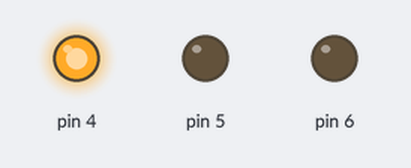
The sketch below on a simulated Arduino Uno, built with avr-gcc and run on an emulated ATmega328P. Parts: output pins drawn as LEDs (lit = HIGH).

Above: at 0.75 s.
At 2.45 s:
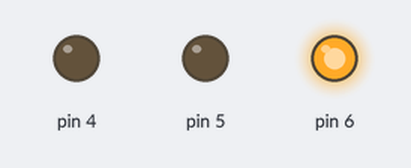
At 3.15 s:
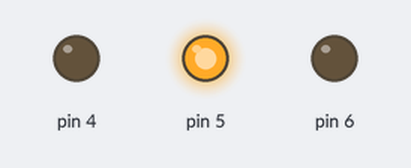
At 4.9 s:
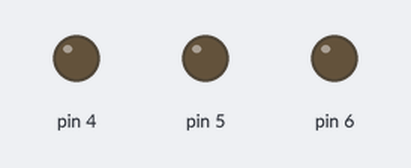
Timing chart, 0 to 6.6 s (numbered marks = the images above):
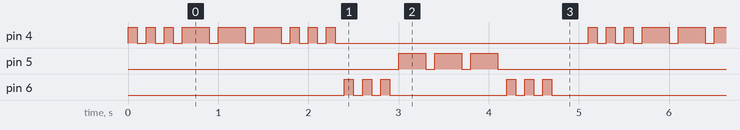

The sketch:

sketch_may27m.ino
```cpp
const int time = 100;
const int wating = 100;

void setup() {
  // put your setup code here, to run once:
pinMode(4,OUTPUT);
pinMode(5,OUTPUT);
pinMode(6,OUTPUT);
}

void loop() {
  // put your main code here, to run repeatedly:
morse_s();
morse_o();
morse_s();
morse_s_1();
morse_o_1();
morse_s_1();
delay(300);
}

void morse_s()
{
  dot();
  dot();
  dot();
}

void morse_o()
{
  bar();
  bar();
  bar();
}

void morse_s_1()
{
  dot_1();
  dot_1();
  dot_1();
}

void morse_o_1()
{
  bar_1();
  bar_1();
  bar_1();
}

void dot()
{
  digitalWrite(4,HIGH);

  delay(time);
  digitalWrite(4,LOW);


  delay(wating);
}

void bar()
{
  digitalWrite(4,HIGH);

  delay(3*time);

  digitalWrite(4,LOW);

  delay(wating);
}

void dot_1()
{
    digitalWrite(6,HIGH);
  delay(time);
    digitalWrite(6,LOW);

  delay(wating);
}

void bar_1()
{
    digitalWrite(5,HIGH);
  delay(3*time);
   digitalWrite(5,LOW);

  delay(wating);

}
```

Measured:
- by itself, pin 5: repeats every 5.1 s: 2 × (LOW 0.10 s, HIGH 0.30 s), LOW 4.0 s, HIGH 0.30 s
- by itself, pin 6: repeats every 5.1 s: 2 × (LOW 0.10 s, HIGH 0.10 s), LOW 1.3 s, 2 × (HIGH 0.10 s, LOW 0.10 s), HIGH 0.10 s, LOW 2.8 s, HIGH 0.10 s
- by itself, pin 4: repeats every 5.1 s: 2 × (LOW 0.10 s, HIGH 0.10 s), 3 × (LOW 0.10 s, HIGH 0.30 s), 3 × (LOW 0.10 s, HIGH 0.10 s), LOW 2.8 s, HIGH 0.10 s
